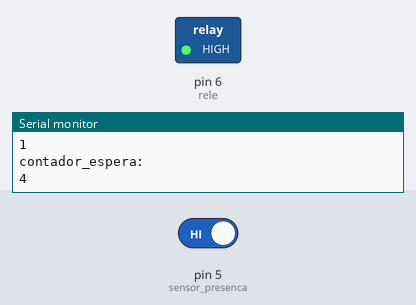
Simulated run of this sketch. Board: Arduino Uno, built with avr-gcc and run on an emulated ATmega328P. Shown: switched loads named in the sketch (green lamp = pin HIGH), the last lines printed to the serial monitor. The inputs (shaded band) are chosen by the test bench; at power-on: pin 5 (sensor_presenca) HIGH.

Above: at 4.8 s.
4.9 s: pin 5 (sensor_presenca) driven LOW
At 6.1 s:
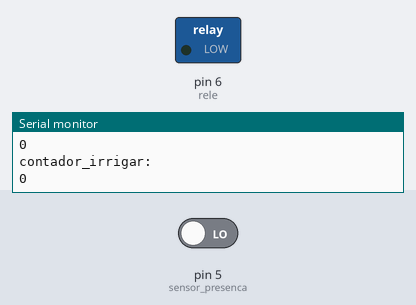
Timing chart, 0 to 7.9 s (numbered marks = the images above; inputs shaded):
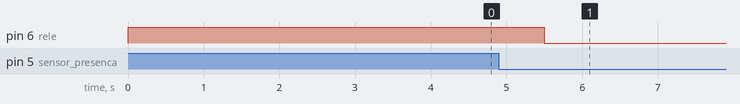

Measured:
- after the input at 4.9 s, pin 6 (rele): HIGH → LOW after 0.60 s

The sketch:

irrigacaoSensorPresencaUmidadeSolo.ino
```cpp
#include "SoftwareSerial.h"

//variáveis Sensor de Umidade
int rele = 6;
int sensor_presenca = 5;
int sensor_umidade = A0;
int retorno_sensor_umidade = 0;
int retorno_sensor_presenca = 0;

//--------------------------------------------------------------------------------
//  valores padrões de irrigação - ALTERAR
//--------------------------------------------------------------------------------
//12h de espera
long tempo_irrigacao_espera = 43200;
int tempo_irrigacao_ligado = 60;

int contador_espera = 0;

//-------------------------------------------------------------
//  ALTERAR AQUI O VALOR DO LIMITE ENTRE O MOLHADO E O SECO
//-------------------------------------------------------------
int limite_molhado = 500;

void setup() {

  Serial.begin(9600);

  // inicializa as variáveis e portas
  pinMode(sensor_umidade, INPUT);
  pinMode(sensor_presenca, INPUT);

  pinMode(rele, OUTPUT);

  //Apaga o rele
  digitalWrite(rele, HIGH);

}

void loop() {

  //a cada segundo, o contador aumenta 1. Se for maior que o valor definido, checar o sensor de umidade
  if (contador_espera < tempo_irrigacao_espera){
    contador_espera ++;

    Serial.println("contador_espera:");
    Serial.println(contador_espera);

    delay(1000);
  }
  else{
    SensorUmidade();
    contador_espera = 0;
  }

  SensorPresenca();

  delay(500);
}

void SensorUmidade(){

  retorno_sensor_umidade = analogRead(sensor_umidade);
  Serial.println("Sensor de umidade:");
  Serial.println(retorno_sensor_umidade);

  delay(5000);

  if (retorno_sensor_umidade < limite_molhado)
  {
    Irrigar();
  }
  else
  {
    digitalWrite(rele, HIGH);
  }
}

void SensorPresenca(){

  retorno_sensor_presenca = digitalRead(sensor_presenca);

  Serial.println("Sensor de presença:");
  Serial.println(retorno_sensor_presenca);

  if (retorno_sensor_presenca == 0)
  {
    Irrigar();
  }
  else
  {
    //Apaga o rele
    digitalWrite(rele, HIGH);
  }

}

void Irrigar(){

  int contador_irrigar = 0;

  //liga o rele
  digitalWrite(rele, LOW);

  while (contador_irrigar < tempo_irrigacao_ligado){

    Serial.println("contador_irrigar:");
    Serial.println(contador_irrigar);

    delay(1000);
    contador_irrigar ++;
  }

  digitalWrite(rele, HIGH);

}
```
